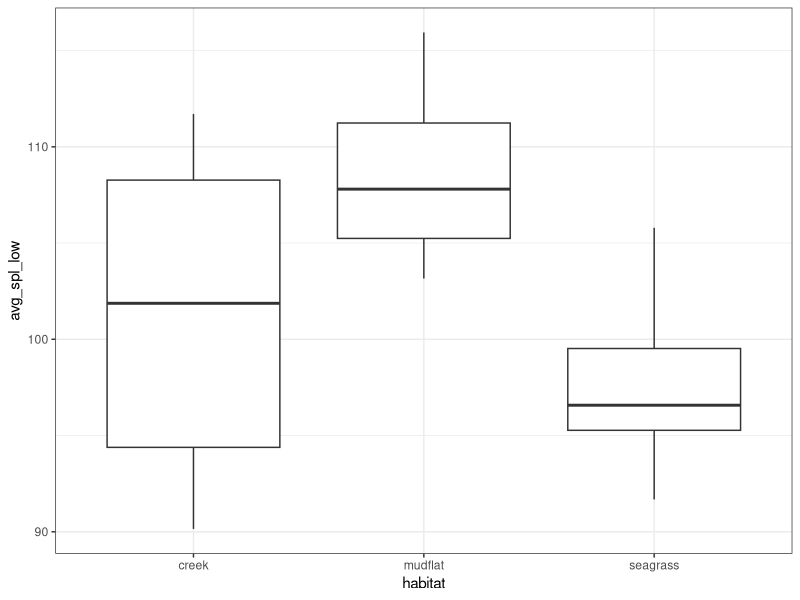
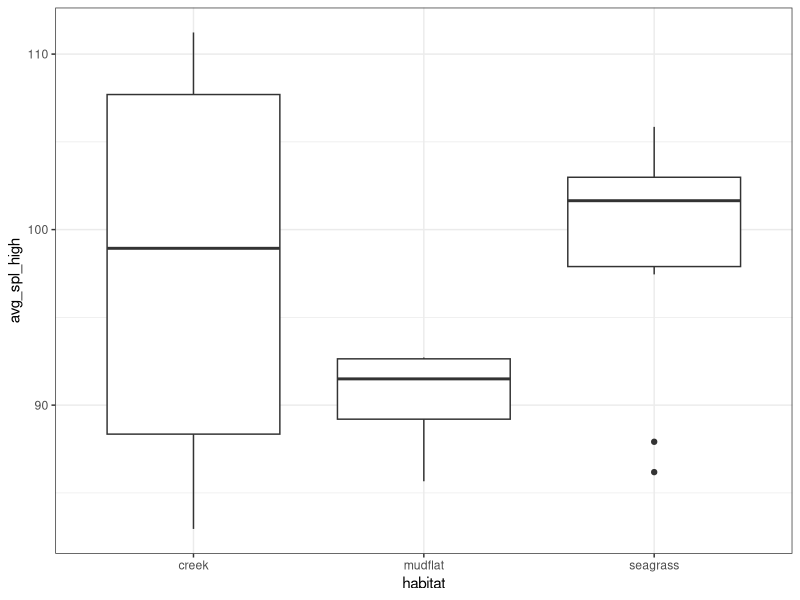
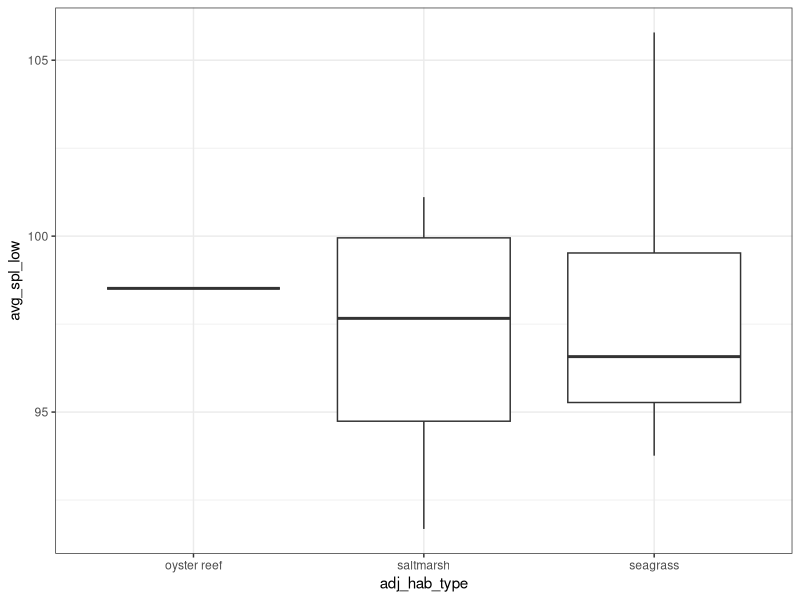
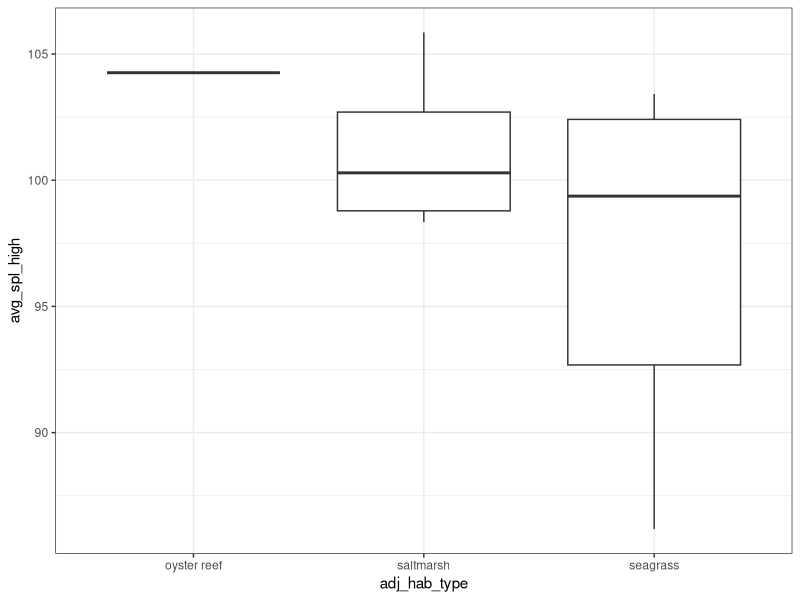
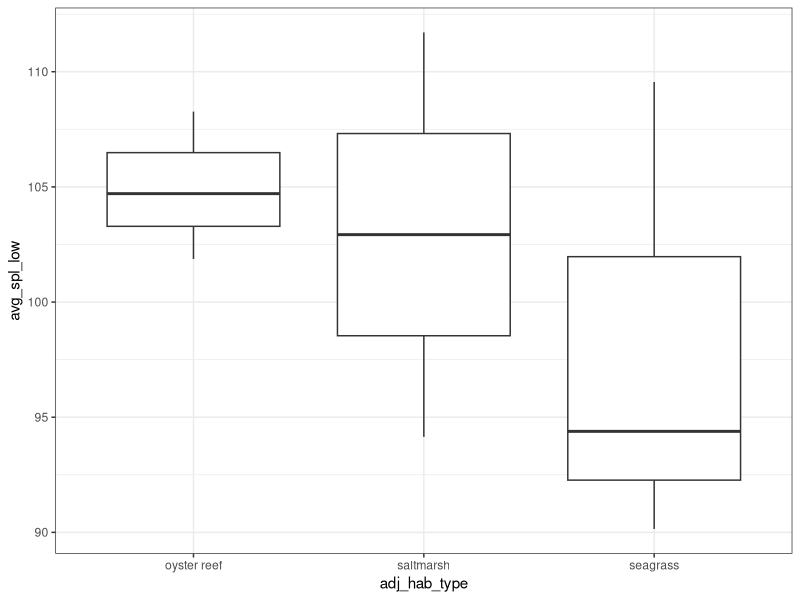
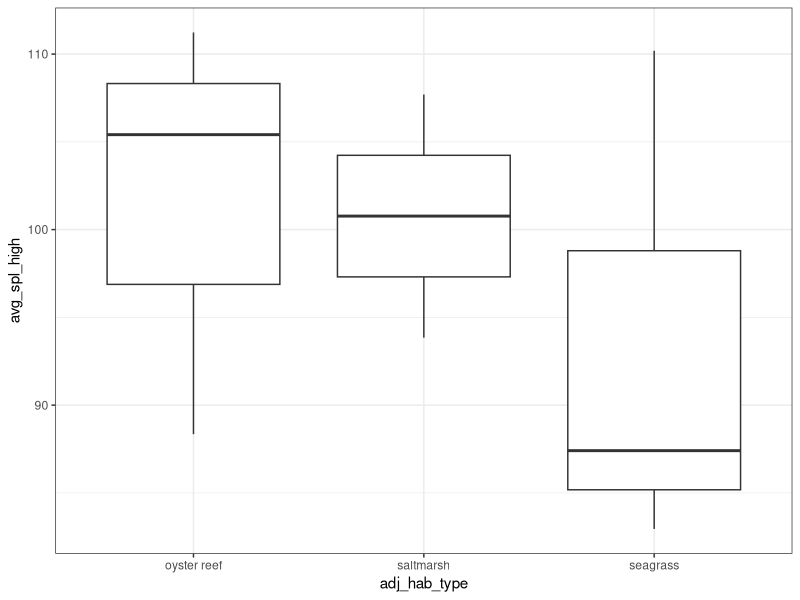
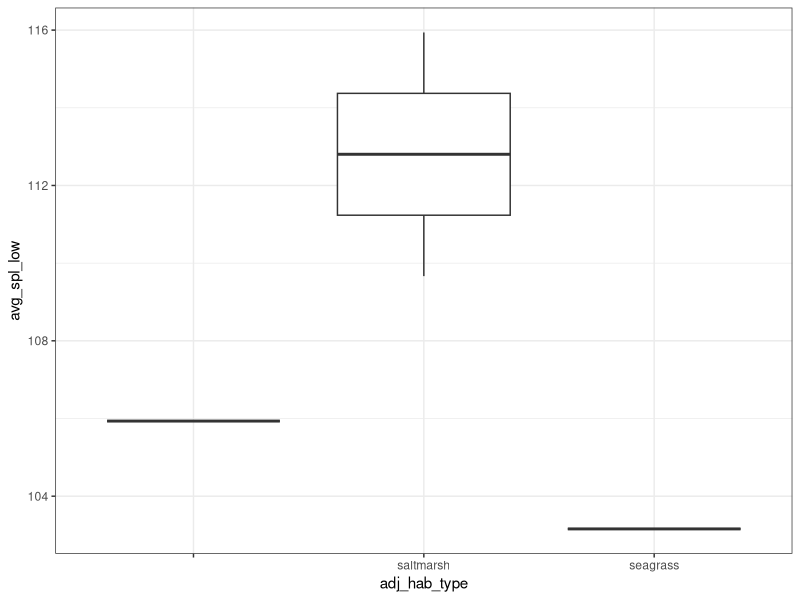
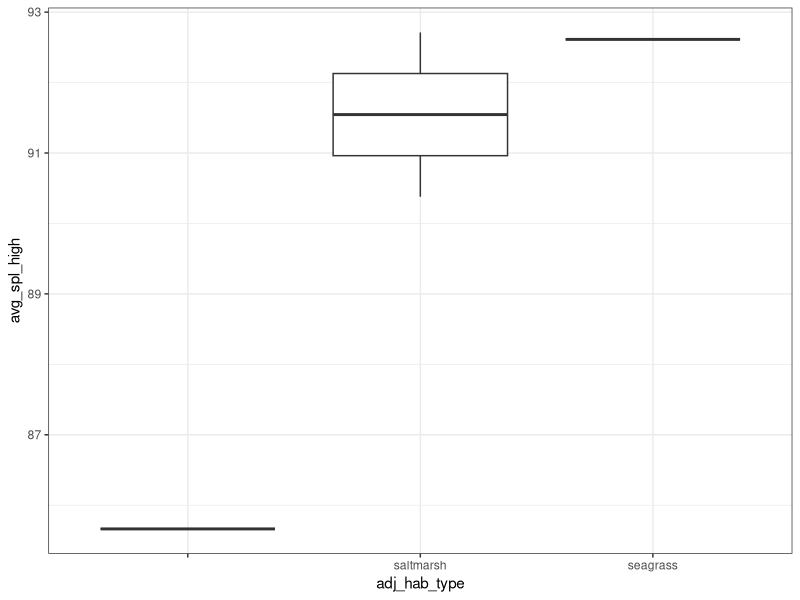

Write the R code that produced these figures, in order.
## ---- chunk 1
knitr::opts_chunk$set(echo = TRUE)
## ---- chunk 2
library(ggplot2)
library(dplyr)
library(tidyr)

## ---- chunk 3

metricsSG = read.csv("data/clean_data/ecometricsSeagrass.csv")
metricsC = read.csv("data/clean_data/ecometricsCreek.csv")
metricsM = read.csv("data/clean_data/ecometricsMudflat.csv")
ecometrics = read.csv("data/clean_data/ecometrics.csv")

## ---- chunk 4
# SPL by Habitat
ggplot(data = ecometrics, aes(x = habitat, y = avg_spl_low))+ theme_bw()+
  geom_boxplot()

splbyhabitat = lm(avg_spl_low ~ habitat, data = ecometrics)
summary(splbyhabitat)
SPLbyHabAOV = aov(splbyhabitat)
TukeyHSD(SPLbyHabAOV)

ggplot(data = ecometrics, aes(x = habitat, y = avg_spl_high))+ theme_bw()+
  geom_boxplot()

# SPL by nearest adj habitat type (landscape) 
ggplot(data = metricsSG, aes(x = adj_hab_type, y = avg_spl_low))+ theme_bw()+
  geom_boxplot()

ggplot(data = metricsSG, aes(x = adj_hab_type, y = avg_spl_high))+ theme_bw()+
  geom_boxplot()

ggplot(data = metricsC, aes(x = adj_hab_type, y = avg_spl_low))+ theme_bw()+
  geom_boxplot()

ggplot(data = metricsC, aes(x = adj_hab_type, y = avg_spl_high))+ theme_bw()+
  geom_boxplot()

ggplot(data = metricsM, aes(x = adj_hab_type, y = avg_spl_low))+ theme_bw()+
  geom_boxplot()

ggplot(data = metricsM, aes(x = adj_hab_type, y = avg_spl_high))+ theme_bw()+
  geom_boxplot()

# SPL by distance to adjacent habitat patch (landscape) 
ggplot(data = metricsSG, aes(x = dist2adjPatch, y = avg_spl_low))+ theme_bw()+
  geom_point()

ggplot(data = metricsSG, aes(x = dist2adjPatch, y = avg_spl_high))+ theme_bw()+
  geom_point()

ggplot(data = metricsC, aes(x = dist2adjPatch, y = avg_spl_low))+ theme_bw()+
  geom_point()

ggplot(data = metricsC, aes(x = dist2adjPatch, y = avg_spl_high))+ theme_bw()+
  geom_point()

ggplot(data = metricsM, aes(x = dist2adjPatch, y = avg_spl_low))+ theme_bw()+
  geom_point()
cor(metricsM$dist2adjPatch, metricsM$avg_spl_low)

ggplot(data = metricsM, aes(x = dist2adjPatch, y = avg_spl_high))+ theme_bw()+
  geom_point()
cor(metricsM$dist2adjPatch, metricsM$avg_spl_high)


# Total catch by habitat
ggplot(data = ecometrics, aes(x = habitat, y = total_abund_sum))+ theme_bw()+
  geom_boxplot()



## ---- chunk 5

metricsSG_num = metricsSG %>%
  select(-X, -deploy_num, -site, -bare, -Habitat, -site_code, -habitat, -soniferous, -index, -total_hab_area, -adj_hab_type)

metricsC_num = metricsC %>%
  select(-X, -deploy_num, -site, -bare, -Habitat, -site_code, -habitat, -soniferous, -index, -total_hab_area, -adj_hab_type)

metricsM_num = metricsM %>%
  select(-X, -deploy_num, -site, -bare, -Habitat, -site_code, -habitat, -soniferous, -index, -total_hab_area, -adj_hab_type)

## ---- chunk 6

CorSeagrass = cor(metricsSG_num, method = "pearson", use = "everything")
write.csv(CorSeagrass, "data/clean_data/CorrelationSeagrass.csv")

# retain avg-temp, but note that it is correlated with avg_blade_length
# retain depth, but note it is correlated with NNRatio



# add label for position within seagrass bed - within, adjacent, other? 
STposition = read.csv("data/metadata/hydrophone_seagrass_position.csv")
metricsSG = left_join(metricsSG, STposition, by = "site_code")

ggplot(data = metricsSG, aes(x = position, y = avg_spl_low))+ theme_bw()+
  geom_boxplot()

SPLbySTposition = lm(avg_spl_low ~ position, data = metricsSG)
TukeyHSD(aov(SPLbySTposition))


